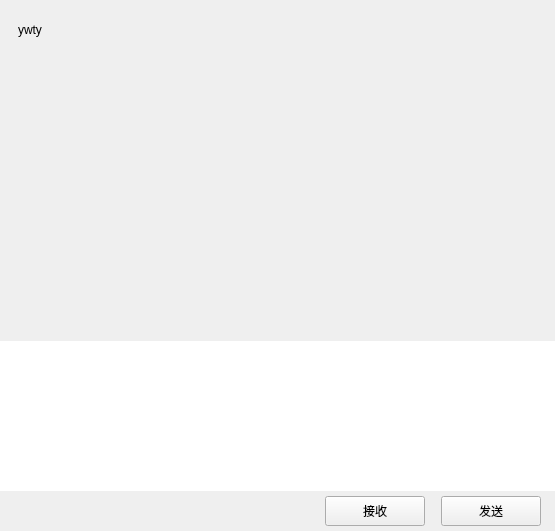
<?xml version="1.0" encoding="UTF-8"?>
<ui version="4.0">
 <class>ChatPage</class>
 <widget class="QWidget" name="ChatPage">
  <property name="geometry">
   <rect>
    <x>0</x>
    <y>0</y>
    <width>555</width>
    <height>531</height>
   </rect>
  </property>
  <property name="windowTitle">
   <string>Form</string>
  </property>
  <layout class="QVBoxLayout" name="verticalLayout">
   <property name="spacing">
    <number>0</number>
   </property>
   <property name="leftMargin">
    <number>0</number>
   </property>
   <property name="topMargin">
    <number>0</number>
   </property>
   <property name="rightMargin">
    <number>0</number>
   </property>
   <property name="bottomMargin">
    <number>0</number>
   </property>
   <item>
    <widget class="QWidget" name="chat_data_wid" native="true">
     <property name="sizePolicy">
      <sizepolicy hsizetype="Expanding" vsizetype="Expanding">
       <horstretch>0</horstretch>
       <verstretch>0</verstretch>
      </sizepolicy>
     </property>
     <layout class="QVBoxLayout" name="verticalLayout_2">
      <property name="spacing">
       <number>0</number>
      </property>
      <property name="leftMargin">
       <number>0</number>
      </property>
      <property name="topMargin">
       <number>0</number>
      </property>
      <property name="rightMargin">
       <number>0</number>
      </property>
      <property name="bottomMargin">
       <number>0</number>
      </property>
      <item>
       <widget class="QWidget" name="title_wid" native="true">
        <property name="minimumSize">
         <size>
          <width>0</width>
          <height>60</height>
         </size>
        </property>
        <property name="maximumSize">
         <size>
          <width>16777215</width>
          <height>60</height>
         </size>
        </property>
        <layout class="QVBoxLayout" name="verticalLayout_3">
         <item>
          <widget class="QWidget" name="widget" native="true">
           <layout class="QHBoxLayout" name="horizontalLayout_3">
            <item>
             <widget class="QLabel" name="title_lb">
              <property name="text">
               <string>ywty</string>
              </property>
             </widget>
            </item>
           </layout>
          </widget>
         </item>
        </layout>
       </widget>
      </item>
      <item>
       <widget class="ChatView" name="chat_data_list" native="true"/>
      </item>
      <item>
       <widget class="QWidget" name="tool_wid" native="true">
        <property name="minimumSize">
         <size>
          <width>0</width>
          <height>40</height>
         </size>
        </property>
        <property name="maximumSize">
         <size>
          <width>16777215</width>
          <height>40</height>
         </size>
        </property>
        <layout class="QHBoxLayout" name="horizontalLayout_5">
         <property name="leftMargin">
          <number>2</number>
         </property>
         <property name="topMargin">
          <number>2</number>
         </property>
         <property name="rightMargin">
          <number>2</number>
         </property>
         <property name="bottomMargin">
          <number>2</number>
         </property>
         <item>
          <spacer name="horizontalSpacer_7">
           <property name="orientation">
            <enum>Qt::Horizontal</enum>
           </property>
           <property name="sizeType">
            <enum>QSizePolicy::Fixed</enum>
           </property>
           <property name="sizeHint" stdset="0">
            <size>
             <width>5</width>
             <height>20</height>
            </size>
           </property>
          </spacer>
         </item>
         <item>
          <widget class="ClickedLabel" name="emo_lb">
           <property name="minimumSize">
            <size>
             <width>25</width>
             <height>25</height>
            </size>
           </property>
           <property name="maximumSize">
            <size>
             <width>25</width>
             <height>25</height>
            </size>
           </property>
           <property name="text">
            <string/>
           </property>
          </widget>
         </item>
         <item>
          <spacer name="horizontalSpacer_6">
           <property name="orientation">
            <enum>Qt::Horizontal</enum>
           </property>
           <property name="sizeType">
            <enum>QSizePolicy::Fixed</enum>
           </property>
           <property name="sizeHint" stdset="0">
            <size>
             <width>5</width>
             <height>20</height>
            </size>
           </property>
          </spacer>
         </item>
         <item>
          <widget class="ClickedLabel" name="file_lb">
           <property name="minimumSize">
            <size>
             <width>30</width>
             <height>30</height>
            </size>
           </property>
           <property name="maximumSize">
            <size>
             <width>30</width>
             <height>30</height>
            </size>
           </property>
           <property name="text">
            <string/>
           </property>
          </widget>
         </item>
         <item>
          <spacer name="horizontalSpacer_5">
           <property name="orientation">
            <enum>Qt::Horizontal</enum>
           </property>
           <property name="sizeHint" stdset="0">
            <size>
             <width>40</width>
             <height>20</height>
            </size>
           </property>
          </spacer>
         </item>
        </layout>
       </widget>
      </item>
      <item>
       <widget class="QTextEdit" name="chatEdit">
        <property name="minimumSize">
         <size>
          <width>0</width>
          <height>150</height>
         </size>
        </property>
        <property name="maximumSize">
         <size>
          <width>16777215</width>
          <height>150</height>
         </size>
        </property>
        <property name="frameShape">
         <enum>QFrame::NoFrame</enum>
        </property>
       </widget>
      </item>
      <item>
       <widget class="QWidget" name="send_wid" native="true">
        <property name="minimumSize">
         <size>
          <width>0</width>
          <height>40</height>
         </size>
        </property>
        <property name="maximumSize">
         <size>
          <width>16777215</width>
          <height>40</height>
         </size>
        </property>
        <layout class="QHBoxLayout" name="horizontalLayout_4">
         <property name="topMargin">
          <number>2</number>
         </property>
         <property name="bottomMargin">
          <number>2</number>
         </property>
         <item>
          <spacer name="horizontalSpacer_2">
           <property name="orientation">
            <enum>Qt::Horizontal</enum>
           </property>
           <property name="sizeHint" stdset="0">
            <size>
             <width>36</width>
             <height>20</height>
            </size>
           </property>
          </spacer>
         </item>
         <item>
          <widget class="ClickedBtn" name="receive_btn">
           <property name="minimumSize">
            <size>
             <width>100</width>
             <height>30</height>
            </size>
           </property>
           <property name="maximumSize">
            <size>
             <width>100</width>
             <height>30</height>
            </size>
           </property>
           <property name="text">
            <string>接收</string>
           </property>
          </widget>
         </item>
         <item>
          <spacer name="horizontalSpacer_3">
           <property name="orientation">
            <enum>Qt::Horizontal</enum>
           </property>
           <property name="sizeType">
            <enum>QSizePolicy::Fixed</enum>
           </property>
           <property name="sizeHint" stdset="0">
            <size>
             <width>10</width>
             <height>20</height>
            </size>
           </property>
          </spacer>
         </item>
         <item>
          <widget class="ClickedBtn" name="send_btn">
           <property name="minimumSize">
            <size>
             <width>100</width>
             <height>30</height>
            </size>
           </property>
           <property name="maximumSize">
            <size>
             <width>100</width>
             <height>30</height>
            </size>
           </property>
           <property name="text">
            <string>发送</string>
           </property>
          </widget>
         </item>
         <item>
          <spacer name="horizontalSpacer_4">
           <property name="orientation">
            <enum>Qt::Horizontal</enum>
           </property>
           <property name="sizeType">
            <enum>QSizePolicy::Fixed</enum>
           </property>
           <property name="sizeHint" stdset="0">
            <size>
             <width>5</width>
             <height>20</height>
            </size>
           </property>
          </spacer>
         </item>
        </layout>
       </widget>
      </item>
     </layout>
    </widget>
   </item>
  </layout>
 </widget>
 <customwidgets>
  <customwidget>
   <class>ClickedBtn</class>
   <extends>QPushButton</extends>
   <header>clickedbtn.h</header>
  </customwidget>
  <customwidget>
   <class>ClickedLabel</class>
   <extends>QLabel</extends>
   <header>clickedlabel.h</header>
  </customwidget>
  <customwidget>
   <class>ChatView</class>
   <extends>QWidget</extends>
   <header location="global">chatview.h</header>
   <container>1</container>
  </customwidget>
 </customwidgets>
 <resources/>
 <connections/>
</ui>
